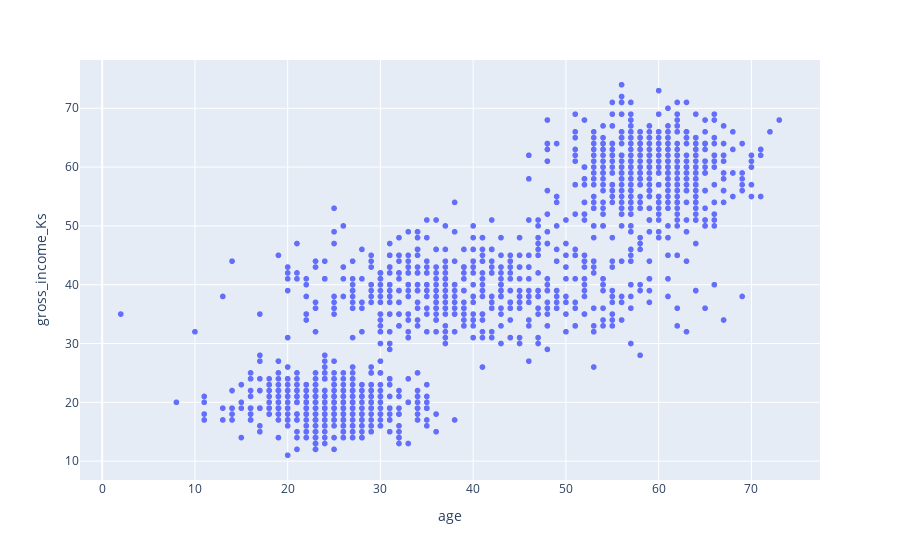

Notebook code for this chart:
### Code cell
import plotly.graph_objects as go
import plotly.express as px


fig = px.scatter(clients_df, x=clients_df['age'], y=clients_df['gross_income_Ks'], hover_data=['age', 'gross_income_Ks'])

fig.show()

### Figure 1 — Plotly figure (JSON) as saved in the notebook; plotly's stock layout.template omitted (floating-point values rounded to 4 significant figures; data arrays with more than 128 entries replaced by an {"elided": "..."} marker saying what was removed)
{"data": [{"customdata": {"elided": "1500x2 int values"}, "hovertemplate": "age=%{customdata[0]}<br>gross_income_Ks=%{customdata[1]}<extra></extra>", "legendgroup": "", "marker": {"color": "#636efa", "symbol": "circle"}, "mode": "markers", "name": "", "showlegend": false, "type": "scattergl", "x": {"elided": "1500 int values"}, "xaxis": "x", "y": {"elided": "1500 int values"}, "yaxis": "y"}], "layout": {"legend": {"tracegroupgap": 0}, "margin": {"t": 60}, "xaxis": {"anchor": "y", "domain": [0, 1], "title": {"text": "age"}}, "yaxis": {"anchor": "x", "domain": [0, 1], "title": {"text": "gross_income_Ks"}}}}
